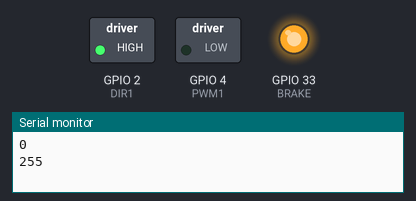
Recording of a sketch running on a simulated ESP32. Shown: switched loads named in the sketch (green lamp = pin HIGH), output pins drawn as LEDs (lit = HIGH), the last lines printed to the serial monitor.

Above: at 4.5 s.
At 9.5 s:
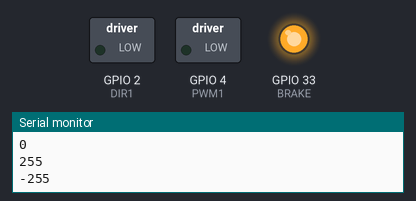
Timing chart, 0 to 13.5 s (numbered marks = the images above):
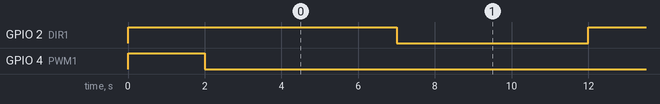

Measured:
- by itself, GPIO 2 (DIR1): alternates HIGH for 5.0 s and LOW for 5.0 s
- by itself, GPIO 4 (PWM1): HIGH → LOW at 2.0 s

The sketch:

motors_test.ino
```cpp
#define BRAKE       33

#define PWM1 4
#define PWM1_CH 1
#define DIR1 2


// #define DIR2        15
// #define PWM2        25
// #define PWM2_CH     0

// #define DIR3        5
// #define PWM3        18
// #define PWM3_CH     2

#define TIMER_BIT  8
#define BASE_FREQ  20000

void pwmSet(uint8_t channel, uint32_t value) {
  ledcWrite(channel, value);
}

void Motor1_control(int sp) {

  Serial.println(sp);
  if (sp < 0) {
    digitalWrite(DIR1, LOW);
    sp = -sp;
  } else {
    digitalWrite(DIR1, HIGH);
  }
  // Serial.println(DIR1);


  pwmSet(PWM1_CH, sp > 255 ? 255 : 255 - sp);
}

// void Motor2_control(int sp) {
//   if (sp < 0) {
//     digitalWrite(DIR2, LOW);
//     sp = -sp;
//   } else {
//     digitalWrite(DIR2, HIGH);
//   }
//   pwmSet(PWM2_CH, sp > 255 ? 255 : 255 - sp);
// }

// void Motor3_control(int sp) {
//   if (sp < 0) {
//     digitalWrite(DIR3, LOW);
//     sp = -sp;
//   } else {
//     digitalWrite(DIR3, HIGH);
//   }
//   pwmSet(PWM3_CH, sp > 255 ? 255 : 255 - sp);
// }

void setup() {

  pinMode(BRAKE, OUTPUT);
  digitalWrite(BRAKE, HIGH);

  pinMode(DIR1, OUTPUT);
  ledcSetup(PWM1_CH, BASE_FREQ, TIMER_BIT);
  ledcAttachPin(PWM1, PWM1_CH);
  Motor1_control(0);

  // pinMode(DIR2, OUTPUT);
  // ledcSetup(PWM2_CH, BASE_FREQ, TIMER_BIT);
  // ledcAttachPin(PWM2, PWM2_CH);
  // Motor2_control(0);

  // pinMode(DIR3, OUTPUT);
  // ledcSetup(PWM3_CH, BASE_FREQ, TIMER_BIT);
  // ledcAttachPin(PWM3, PWM3_CH);
  // Motor3_control(0);

  delay(2000);


  Serial.begin(115200);
}

void loop() {

    Motor1_control(255);
    delay(5000);
    Motor1_control(-255);
    delay(5000);

    //digitalWrite(BRAKE,LOW);
    // Motor1_control(200);
    // delay(2000);
    // Motor1_control(0);
    // delay(2000);
    // Motor1_control(-100);
    // delay(2000);
    // Motor1_control(-200);
    // delay(2000);
    // Motor1_control(0);
    // delay(2000);

    // Motor2_control(10);
    // delay(2000);
    // Motor2_control(30);
    // delay(2000);
    // Motor2_control(0);
    // delay(2000);
    // Motor2_control(-10);
    // delay(2000);
    // Motor2_control(-30);
    // delay(2000);
    // Motor2_control(0);
    // delay(2000);

    // Motor3_control(10);
    // delay(2000);
    // Motor3_control(30);
    // delay(2000);
    // Motor3_control(0);
    // delay(2000);
    // Motor3_control(-10);
    // delay(2000);
    // Motor3_control(-30);
    // delay(2000);
    // Motor3_control(0);
    // delay(2000);
}
```
